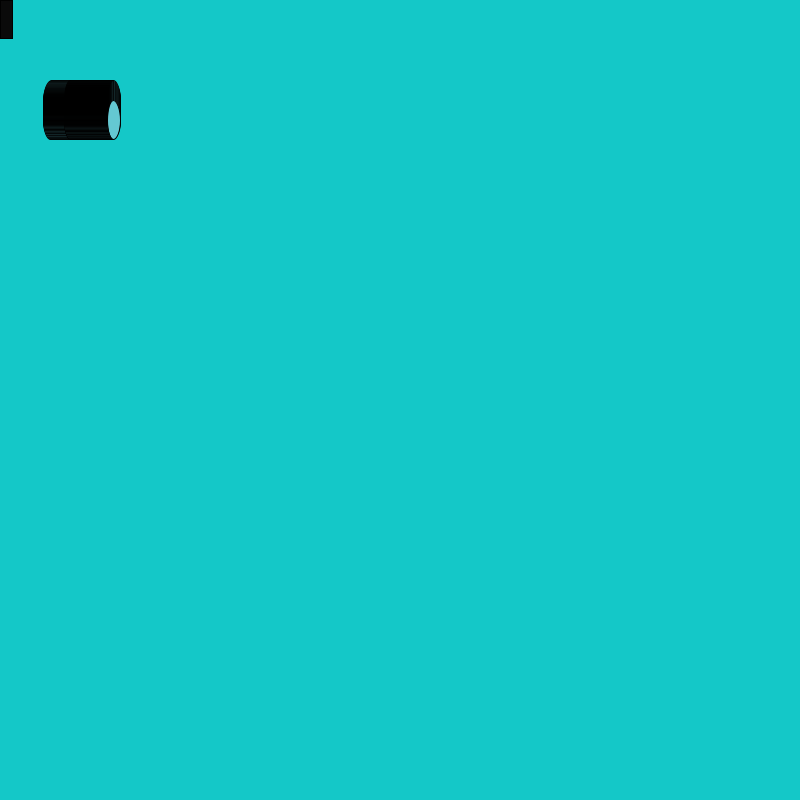
Frame 1 (no input)
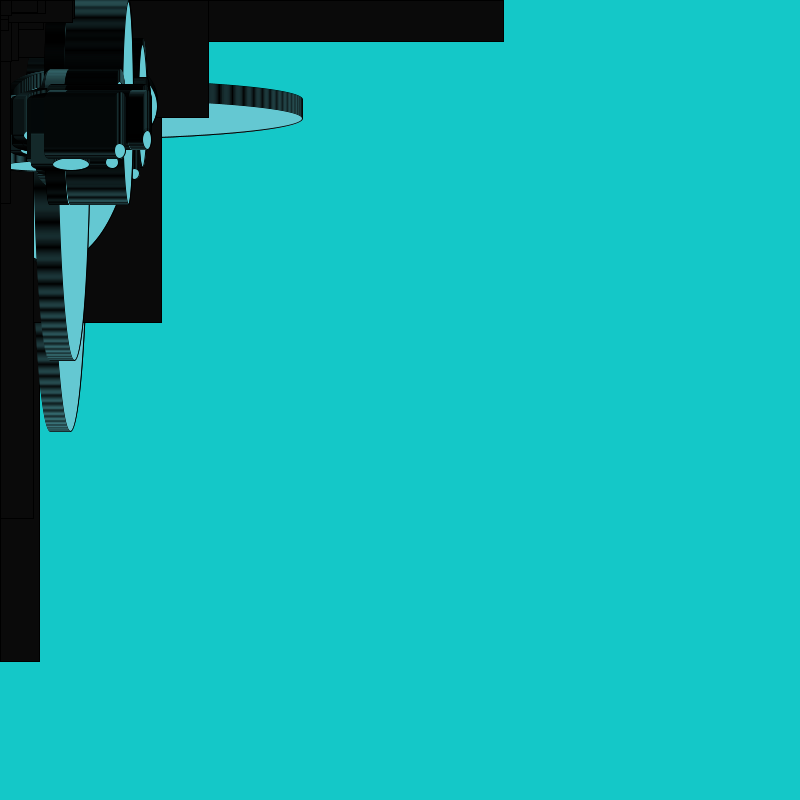
Frame 60 (the mouse pressed at the canvas centre just before this capture)
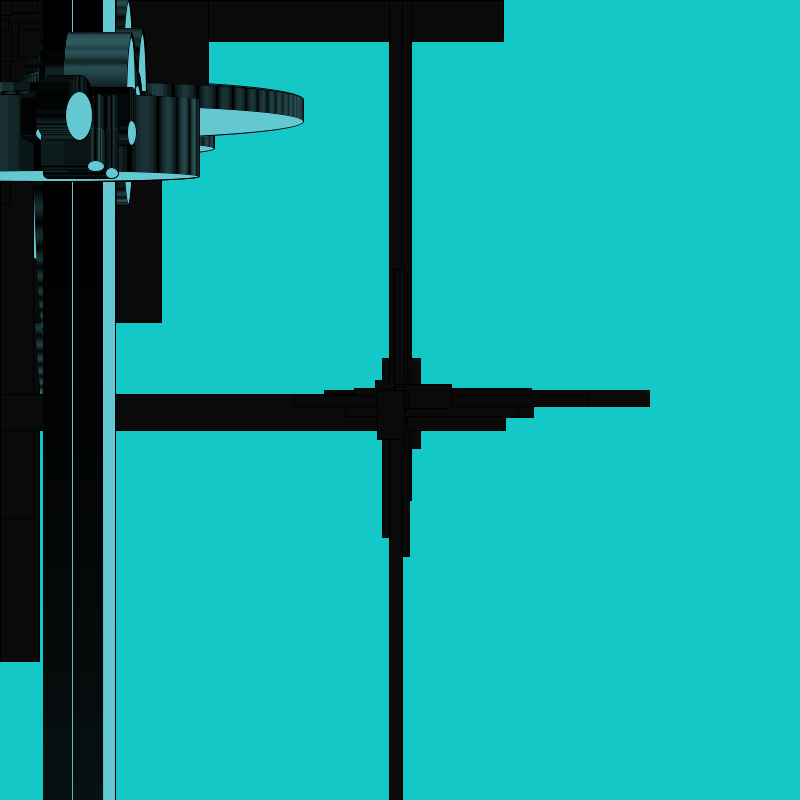
Frame 120 (the mouse held since frame 60 and released just before this capture)

The Processing sketch that drew these frames (run headless with seeded random() and noise(); from frame 60 on, the mouse is pressed at the canvas centre):

// Processing sketch: processing_100900
// ── processing_100900.pde

void setup() {
  size(800, 800);
  background(20, 200, 200);
}

void draw() {
  //background(0);
  
  float num_x_boxes = random(0, 100);
  float num_y_boxes = random(0, 80);
  
  float w = width / num_x_boxes;
  float h = height / num_y_boxes;
  
  for(int x = 0; x < num_x_boxes; x += 1) {
    for(int y = 0; y < num_y_boxes; y += 1) {
      //int box_left = x * w;
      if(mouseX >= (x * w) 
      && mouseX <= (x * w + w)
      && mouseY >= y * h
      && mouseY <= (y * h + h)) {
        fill(10);
        rect(x * w, y * h, w, h);
      } else {
        /*String str_1 = "Golden beard!";
        String str_2 = "Lalalala AH!";
        String str_3 = "Peter AMAZING Goodman!!!";
        
        float t = random(0, 2);*/
        
        fill(100, 200, 210);
        ellipse(x + 50, y + 100, w, h);
        /*fill(200, 0, 100);
        textSize(40);
        text("PeTER     AMAZING      GoodMAN!", w + random(0, 5), h + random(0, 5));*/
        /*textSize(40);
        if(0 == t) {
          text(str_1, w, h); 
        } else if (1 == t) {
          text(str_2, w, h);
        } else if (2 == t) {
          textSize(100);
          text(str_3, w + 100, h + 100);*/
        }
      }

    }
  
  }
  
  
